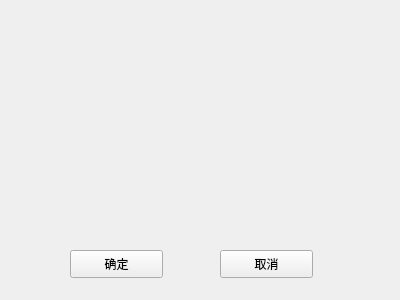
<?xml version="1.0" encoding="UTF-8"?>
<ui version="4.0">
 <class>input_partition</class>
 <widget class="QWidget" name="input_partition">
  <property name="geometry">
   <rect>
    <x>0</x>
    <y>0</y>
    <width>400</width>
    <height>300</height>
   </rect>
  </property>
  <property name="windowTitle">
   <string>Form</string>
  </property>
  <widget class="QPushButton" name="pushButton">
   <property name="geometry">
    <rect>
     <x>70</x>
     <y>250</y>
     <width>93</width>
     <height>28</height>
    </rect>
   </property>
   <property name="text">
    <string>确定</string>
   </property>
  </widget>
  <widget class="QPushButton" name="pushButton_2">
   <property name="geometry">
    <rect>
     <x>220</x>
     <y>250</y>
     <width>93</width>
     <height>28</height>
    </rect>
   </property>
   <property name="text">
    <string>取消</string>
   </property>
  </widget>
  <widget class="QWidget" name="verticalLayoutWidget">
   <property name="geometry">
    <rect>
     <x>30</x>
     <y>20</y>
     <width>121</width>
     <height>201</height>
    </rect>
   </property>
   <layout class="QVBoxLayout" name="verticalLayout"/>
  </widget>
  <widget class="QWidget" name="verticalLayoutWidget_2">
   <property name="geometry">
    <rect>
     <x>180</x>
     <y>20</y>
     <width>160</width>
     <height>201</height>
    </rect>
   </property>
   <layout class="QVBoxLayout" name="verticalLayout_2"/>
  </widget>
 </widget>
 <resources/>
 <connections/>
</ui>
